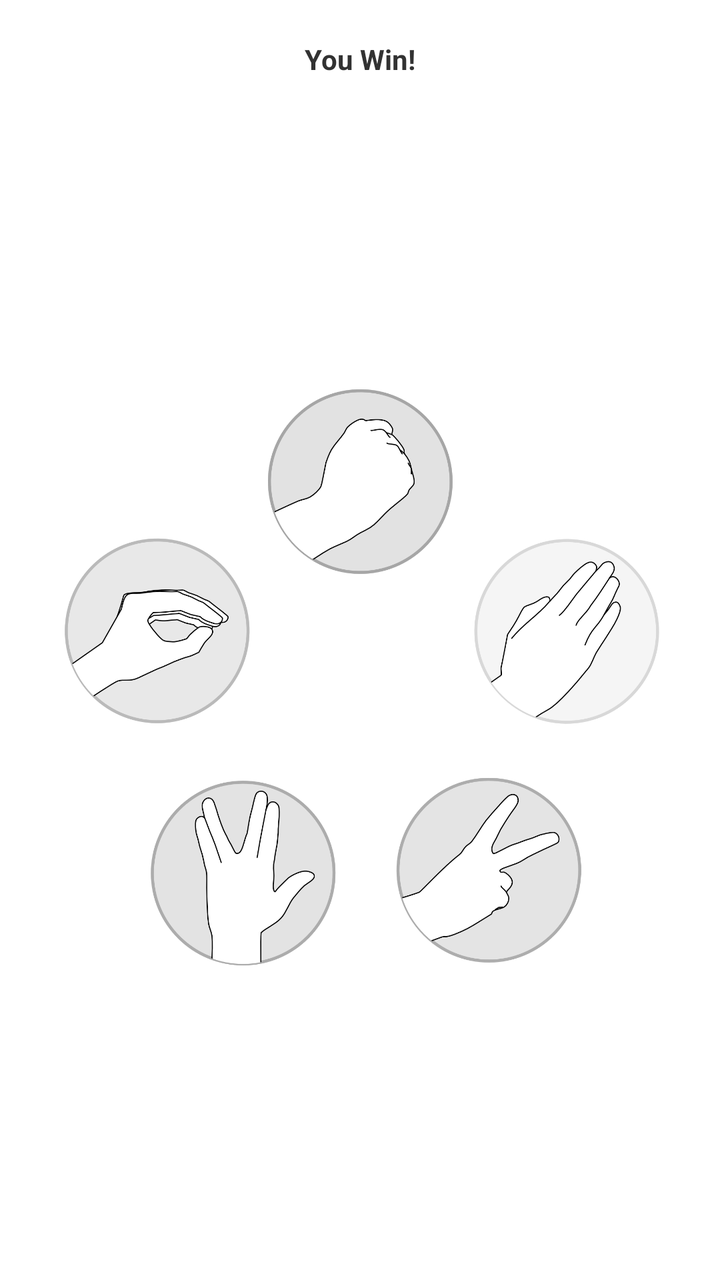
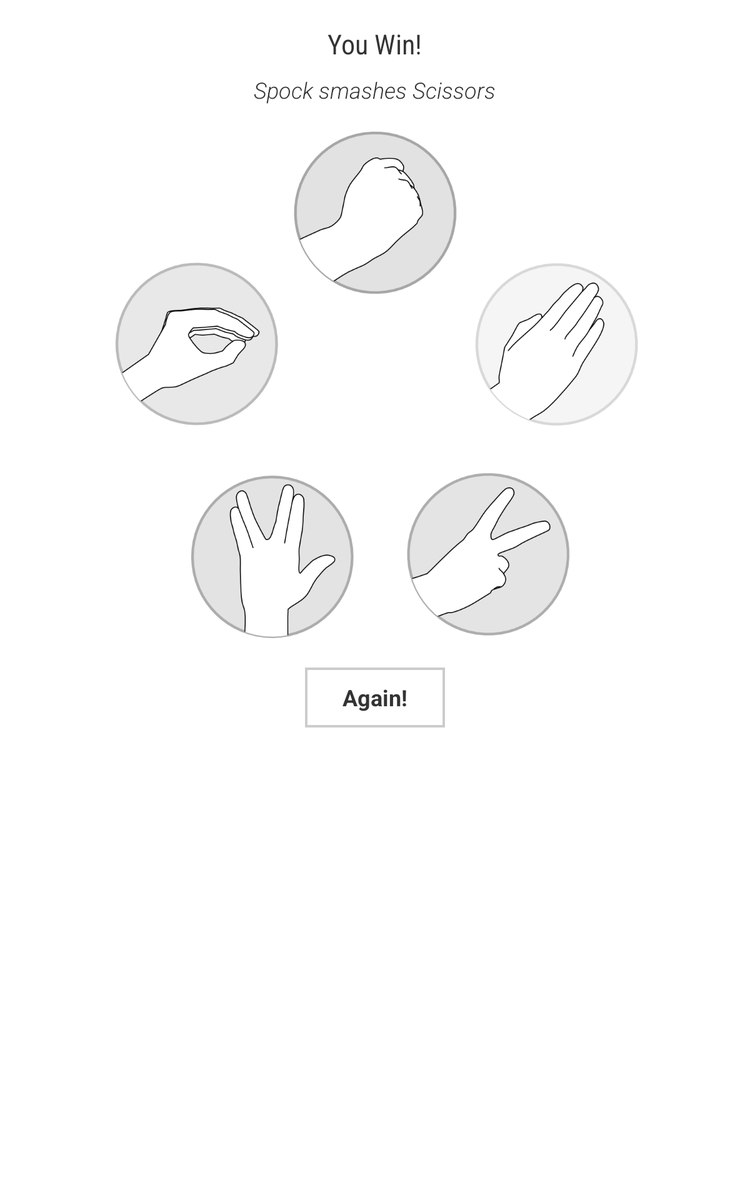

An Android layout and its configuration variant, each rendered on a device that would load it. The default file and the variant file are quoted in full after the pictures.
<!-- AndroidManifest.xml: application theme MyCustomTheme -->
<!-- res/layout/activity_win.xml -->
<?xml version="1.0" encoding="utf-8"?>
<LinearLayout xmlns:android="http://schemas.android.com/apk/res/android"
    android:layout_width="match_parent"
    android:layout_height="match_parent"
    android:background="#00ffff33"
    android:orientation="vertical" >

    <TextView
        android:id="@+id/tvOutcome"
        android:layout_width="wrap_content"
        android:layout_height="wrap_content"
        android:layout_gravity="center"
        android:layout_marginTop="20dp"
        android:text="@string/you_win"
        android:textStyle="bold" />

    <FrameLayout
        android:layout_width="match_parent"
        android:layout_height="wrap_content"
        android:background="#00ffff33" >

        <ImageView
            android:id="@+id/ivWinGray"
            android:layout_width="wrap_content"
            android:layout_height="wrap_content"
            android:layout_gravity="center_horizontal"
            android:layout_margin="20dp"
            android:onClick="onChoose"
            android:src="@drawable/choose_gray" />

        <ImageView
            android:id="@+id/ivSPOCKSCISSORS"
            android:layout_width="wrap_content"
            android:layout_height="wrap_content"
            android:layout_gravity="center_horizontal"
            android:layout_margin="20dp"
            android:src="@drawable/win_spock_scissors"
            android:tag="SPOCK_SCISSORS"
            android:visibility="invisible" />

        <ImageView
            android:id="@+id/ivSPOCKROCK"
            android:layout_width="wrap_content"
            android:layout_height="wrap_content"
            android:layout_gravity="center_horizontal"
            android:layout_margin="20dp"
            android:src="@drawable/win_spock_rock"
            android:tag="SPOCK_ROCK"
            android:visibility="invisible" />

        <ImageView
            android:id="@+id/ivSPOCKLIZARD"
            android:layout_width="wrap_content"
            android:layout_height="wrap_content"
            android:layout_gravity="center_horizontal"
            android:layout_margin="20dp"
            android:src="@drawable/lose_spock_lizard"
            android:tag="SPOCK_LIZARD"
            android:visibility="invisible" />

        <ImageView
            android:id="@+id/ivSPOCKPAPER"
            android:layout_width="wrap_content"
            android:layout_height="wrap_content"
            android:layout_gravity="center_horizontal"
            android:layout_margin="20dp"
            android:src="@drawable/lose_spock_paper"
            android:tag="SPOCK_PAPER"
            android:visibility="invisible" />
    </FrameLayout>

    <TextView
        android:id="@+id/tvWinRule"
        android:layout_width="wrap_content"
        android:layout_height="wrap_content"
        android:layout_gravity="center"
        android:layout_margin="10dp"
        android:text="@string/win_rule" />

    <Button
        android:id="@+id/btnAgain"
        android:layout_width="wrap_content"
        android:layout_height="wrap_content"
        android:layout_gravity="center"
        android:onClick="onAgain"
        android:text="@string/again" />

</LinearLayout>
<!-- resources referenced by this layout -->
<resources>
  <!-- drawable choose_gray: png bitmap (drawable-hdpi, 98410 bytes) -->
  <!-- drawable lose_spock_lizard: png bitmap (drawable-hdpi, 48985 bytes) -->
  <!-- drawable lose_spock_paper: png bitmap (drawable-hdpi, 51045 bytes) -->
  <!-- drawable win_spock_rock: png bitmap (drawable-hdpi, 46469 bytes) -->
  <!-- drawable win_spock_scissors: png bitmap (drawable-hdpi, 44816 bytes) -->
  <string name="again">Again!</string>
  <string name="win_rule">Spock smashes Scissors</string>
  <string name="you_win">You Win!</string>
  <style name="MyCustomTheme" parent="@android:style/Theme.Holo.Light">
          <item name="android:actionBarStyle">@style/MyActionBar</item>
          <item name="android:windowContentOverlay">@drawable/ab_solid_shadow_holo</item>
      </style>
  <style name="MyActionBar" parent="@android:style/Widget.Holo.Light.ActionBar">
          <item name="android:background">#eeeeee</item>
          <item name="android:titleTextStyle">@style/MyActionBar.TitleTextStyle</item>
      </style>
  <style name="MyActionBar.TitleTextStyle" parent="@android:style/TextAppearance.Holo.Widget.ActionBar.Title">
          <item name="android:textColor">#333333</item>
          <item name="android:fontFamily">sans-serif-light</item>
      </style>
</resources>
<!-- res/layout-sw600dp/activity_win.xml (the repository's variant of the layout above) -->
<!-- drawn on a 7-inch tablet held upright -->
<?xml version="1.0" encoding="utf-8"?>
<LinearLayout xmlns:android="http://schemas.android.com/apk/res/android"
    android:layout_width="match_parent"
    android:layout_height="match_parent"
    android:background="@android:color/white"
    android:orientation="vertical" >

    <TextView
        android:id="@+id/tvOutcome"
        style="@style/WinText"
        android:layout_width="wrap_content"
        android:layout_height="wrap_content"
        android:layout_gravity="center"
        android:layout_marginTop="20dp"
        android:text="@string/you_win" />

    <TextView
        android:id="@+id/tvWinRule"
        style="@style/LightText.Instruction"
        android:layout_width="wrap_content"
        android:layout_height="wrap_content"
        android:layout_gravity="center_horizontal"
        android:layout_marginTop="10dp"
        android:text="@string/win_rule" />

    <FrameLayout
        android:layout_width="match_parent"
        android:layout_height="450dp" >

        <ImageView
            android:id="@+id/ivWinGray"
            android:layout_width="wrap_content"
            android:layout_height="wrap_content"
            android:layout_gravity="center_horizontal"
            android:layout_marginLeft="20dp"
            android:layout_marginRight="20dp"
            android:src="@drawable/choose_gray" />

        <ImageView
            android:id="@+id/ivWinImage"
            android:layout_width="wrap_content"
            android:layout_height="wrap_content"
            android:layout_gravity="center_horizontal"
            android:layout_marginLeft="20dp"
            android:layout_marginRight="20dp"
            android:src="@drawable/choose_gray"
            android:visibility="invisible" />
    </FrameLayout>

    <Button
        android:id="@+id/btnAgain"
        style="@style/FightButton"
        android:layout_width="wrap_content"
        android:layout_height="wrap_content"
        android:layout_gravity="center"
        android:onClick="onAgain"
        android:text="@string/again" />

</LinearLayout>
<!-- resources referenced by the variant -->
<!-- as a 7-inch tablet held upright resolves them -->
<resources>
  <!-- drawable choose_gray: png bitmap (drawable-hdpi, 98410 bytes) -->
  <string name="again">Again!</string>
  <string name="win_rule">Spock smashes Scissors</string>
  <string name="you_win">You Win!</string>
  <style name="FightButton" parent="@android:style/Widget.Button">
          <item name="android:gravity">center_vertical|center_horizontal</item>
          <item name="android:textColor">#333333</item>
          <item name="android:background">@drawable/states_fight_button</item>
          <item name="android:textSize">18sp</item>
          <item name="android:textStyle">bold</item>
          <item name="android:focusable">true</item>
          <item name="android:clickable">true</item>
      </style>
  <style name="LightText.Instruction">
          <item name="android:textStyle">italic</item>
      </style>
  <style name="WinText">
          <item name="android:fontFamily">sans-serif-condensed</item>
          <item name="android:textColor">#333333</item>
          <item name="android:textSize">22sp</item>
      </style>
  <style name="MyCustomTheme" parent="@android:style/Theme.Holo.Light">
          <item name="android:actionBarStyle">@style/MyActionBar</item>
          <item name="android:windowContentOverlay">@drawable/ab_solid_shadow_holo</item>
      </style>
  <!-- drawable states_fight_button (drawable) -->
  <?xml version="1.0" encoding="utf-8"?>
  <selector xmlns:android="http://schemas.android.com/apk/res/android" >
          <item
          android:state_selected="false"
          android:state_pressed="false"
          android:drawable="@drawable/button_fight" />
  
      <item android:state_pressed="true"
            android:drawable="@drawable/button_fight_pressed" />
   
      <item android:state_selected="true"
            android:state_pressed="false"
            android:drawable="@drawable/button_fight_pressed" />
  
  </selector>
  <style name="MyActionBar" parent="@android:style/Widget.Holo.Light.ActionBar">
          <item name="android:background">#eeeeee</item>
          <item name="android:titleTextStyle">@style/MyActionBar.TitleTextStyle</item>
      </style>
  <!-- drawable button_fight (drawable) -->
  <?xml version="1.0" encoding="utf-8"?>
  <shape xmlns:android="http://schemas.android.com/apk/res/android"
      android:shape="rectangle" >
  
      <corners android:radius="0dp" />
  
      <solid android:color="#ffffff" />
  
      <padding
          android:bottom="10dp"
          android:left="30dp"
          android:right="30dp"
          android:top="10dp" />
  
      <stroke
          android:width="2dp"
          android:color="#cccccc" />
  
  </shape>
  <!-- drawable button_fight_pressed (drawable) -->
  <?xml version="1.0" encoding="utf-8"?>
  <shape xmlns:android="http://schemas.android.com/apk/res/android" android:shape="rectangle" >
  
      <corners android:radius="0dp" />
  
      <solid android:color="#ffffff" />
  
      <padding
          android:bottom="10dp"
          android:left="30dp"
          android:right="30dp"
          android:top="10dp" />
  
      <stroke
          android:width="2dp"
          android:color="#ff4444" />
  
  </shape>
  <style name="MyActionBar.TitleTextStyle" parent="@android:style/TextAppearance.Holo.Widget.ActionBar.Title">
          <item name="android:textColor">#333333</item>
          <item name="android:fontFamily">sans-serif-light</item>
      </style>
</resources>
